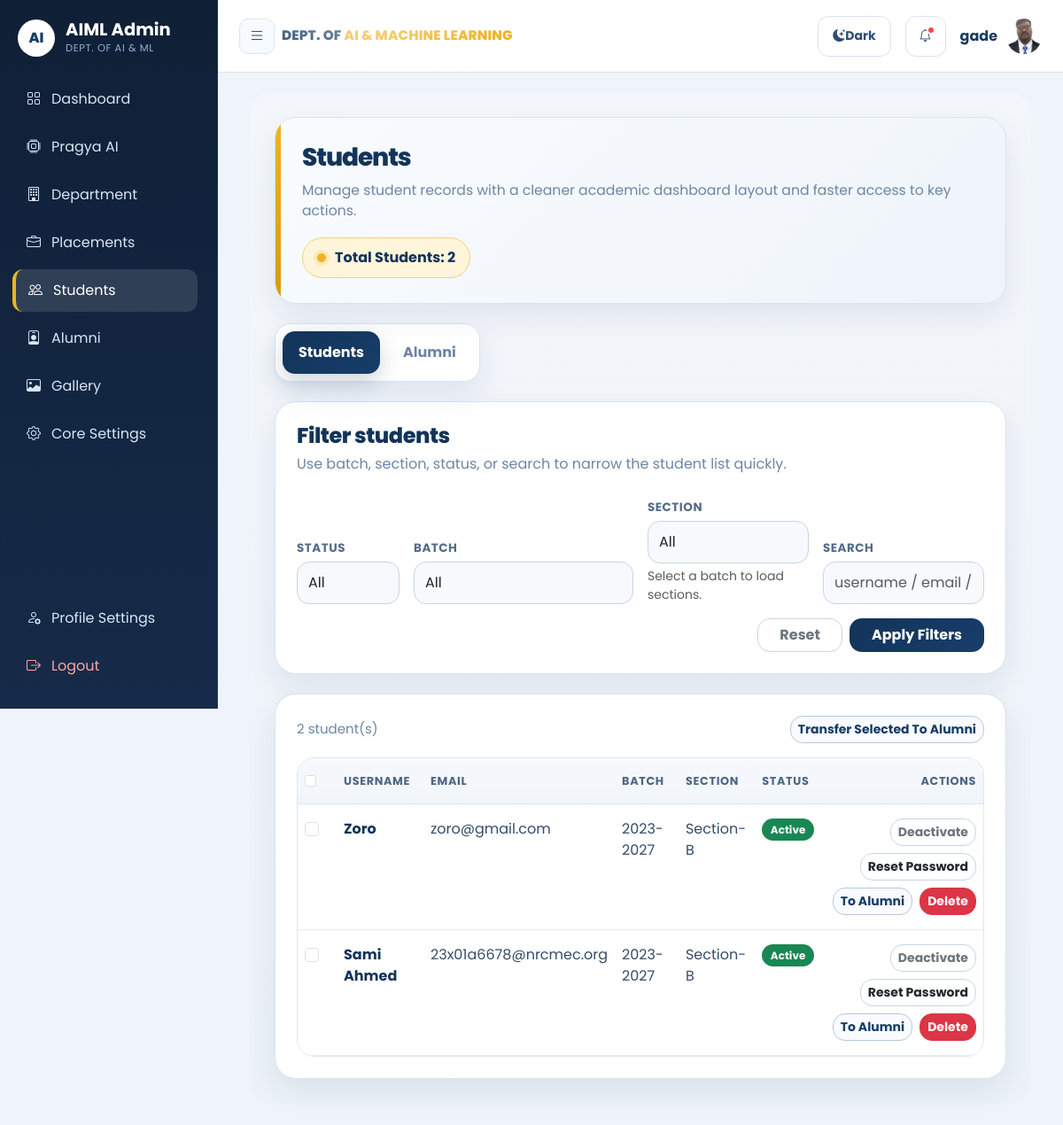
Screenshot of /admin/students/students.php (signed in) with the database file from the repository.
### tables this page shows
CREATE TABLE `students` (
  `id` int(11) NOT NULL,
  `username` varchar(200) NOT NULL COMMENT 'user name',
  `password` varchar(255) NOT NULL COMMENT 'user password is stored',
  `mail_id` varchar(500) NOT NULL COMMENT 'user mail_id is stored',
  `firstname` varchar(50) DEFAULT NULL,
  `lastname` varchar(50) DEFAULT NULL,
  `gender` varchar(20) DEFAULT NULL,
  `address` varchar(255) DEFAULT NULL,
  `mobile_no` varchar(15) DEFAULT NULL,
  `batch_id` int(11) NOT NULL,
  `stream_id` int(11) NOT NULL,
  `section` varchar(10) DEFAULT NULL COMMENT 'section',
  `admission_id` varchar(300) NOT NULL COMMENT 'Admission Id',
  `image` varchar(500) DEFAULT NULL,
  `created_on` timestamp NOT NULL DEFAULT current_timestamp() COMMENT 'customer created date and time is stored',
  `last_access` timestamp NULL DEFAULT current_timestamp() ON UPDATE current_timestamp(),
  `status` int(11) NOT NULL DEFAULT 0,
  `is_alumni` tinyint(1) NOT NULL DEFAULT 0,
  `alumni_original_section_id` int(11) DEFAULT NULL,
  `alumni_original_section_label` varchar(20) DEFAULT NULL,
  `alumni_graduated_on` date DEFAULT NULL,
  `user_type` enum('student','alumni') NOT NULL DEFAULT 'student',
  `passout_year` year(4) DEFAULT NULL,
  `role` enum('student','alumni','admin') NOT NULL DEFAULT 'student'
);

CREATE TABLE `year_batch` (
  `id` int(11) NOT NULL,
  `batch` varchar(500) NOT NULL
);

CREATE TABLE `section` (
  `id` int(11) NOT NULL,
  `class_id` int(11) NOT NULL,
  `section_code` varchar(500) NOT NULL,
  `section_name` varchar(500) NOT NULL,
  `batch_id` int(11) NOT NULL DEFAULT 0
);

### admin/students/students.php (the view, shortened to what the rows shown need)
<?php
require_once(LIB_PATH . '/functions.class.php');
$fcObj = new DataFunctions();
$tbUsers = TB_USERS;
$q = isset($_GET['q']) ? trim((string)$_GET['q']) : '';
$filters = array(
    'limit' => 500,
    'type' => 'students',
    'q' => $q
);
$users = $fcObj->adminGetUsersList($tbUsers, $filters);
include_once(__DIR__ . '/../layout/main_header.php');
?>
<div class="container-fluid users-dashboard">
    <div class="users-shell">
        <div class="users-card">
            <div class="users-card-body">
                <div class="users-table-wrap">
                    <div class="table-responsive">
                        <table class="table table-hover align-middle">
                            <thead>
                                <tr>
                                    <th style="width:44px;">
                                        <input type="checkbox" class="form-check-input" id="selectAllStudents" onclick="toggleAllStudents(this)">
                                    </th>
                                    <th>Username</th>
                                    <th>Email</th>
                                    <th>Batch</th>
                                    <th>Section</th>
                                    <th>Status</th>
                                    <th class="text-end">Actions</th>
                                </tr>
                            </thead>
                            <tbody>
                                <?php if (empty($users)) { ?>
                                    <tr><td colspan="7" class="users-empty">No students found.</td></tr>
                                <?php } else { ?>
                                    <?php foreach ($users as $u) { ?>
                                        <?php
                                            $uId = (int)($u['id'] ?? 0);
                                            $statusVal = (int)($u['status'] ?? 0);
                                            $statusLabel = $statusVal === 1 ? 'Active' : ($statusVal === 2 ? 'Inactive' : 'Pending');
                                            $statusClass = $statusVal === 1 ? 'text-bg-success' : ($statusVal === 2 ? 'text-bg-secondary' : 'text-bg-warning');
                                            $username = (string)($u['username'] ?? '');
                                            $email = (string)($u['mail_id'] ?? '');
                                            $batchName = (string)($u['batch_name'] ?? '');
                                            $sectionName = (string)($u['section_name'] ?? '');
                                        ?>
                                        <tr>
                                            <td>
                                                <input type="checkbox" class="form-check-input student-select" value="<?php echo $uId; ?>">
                                            </td>
                                            <td><span class="users-name"><?php echo htmlspecialchars($username, ENT_QUOTES, 'UTF-8'); ?></span></td>
                                            <td><?php echo htmlspecialchars($email, ENT_QUOTES, 'UTF-8'); ?></td>
                                            <td><?php echo htmlspecialchars($batchName, ENT_QUOTES, 'UTF-8'); ?></td>
                                            <td><?php echo htmlspecialchars($sectionName, ENT_QUOTES, 'UTF-8'); ?></td>
                                            <td><span class="badge <?php echo $statusClass; ?>"><?php echo htmlspecialchars($statusLabel, ENT_QUOTES, 'UTF-8'); ?></span></td>
                                            <td class="text-end">
                                                <div class="users-table-actions">
                                                    <?php if ($statusVal === 1) { ?>
                                                        <form method="post" class="m-0">
                                                            <button class="btn btn-outline-secondary btn-sm" type="submit">Deactivate</button>
                                                        </form>
                                                    <?php } ?>
                                                    <form method="post" class="m-0">
                                                        <button class="btn btn-outline-dark btn-sm" type="submit">Reset Password</button>
                                                    </form>
                                                    <form method="post" class="m-0">
                                                        <button class="btn btn-outline-primary btn-sm" type="submit">To Alumni</button>
                                                    </form>
                                                    <form method="post" class="m-0" onsubmit="return confirm('Delete this user permanently?');">
                                                        <button class="btn btn-danger btn-sm" type="submit">Delete</button>
                                                    </form>
                                                </div>
                                            </td>
                                        </tr>
                                    <?php } ?>
                                <?php } ?>
                            </tbody>
                        </table>
                    </div>
                </div>
            </div>
        </div>
    </div>
</div>
<?php include_once(__DIR__ . '/../layout/footer.php'); ?>

### rows the page displays
students: username "Zoro", mail "zoro@gmail.com", year_batch.batch "2023-2027", section.section_name "Section-B", status "Active"
students: username "Sami Ahmed", mail "23x01a6678@nrcmec.org", year_batch.batch "2023-2027", section.section_name "Section-B", status "Active"

### other values shown
$item['label'] "Dashboard"
$item['label'] "Pragya AI"
$item['label'] "Department"
$item['label'] "Placements"
$item['label'] "Students"
$item['label'] "Alumni"
$item['label'] "Gallery"
$item['label'] "Core Settings"
$adminFirstName "gade"
$totalStudents "2"
